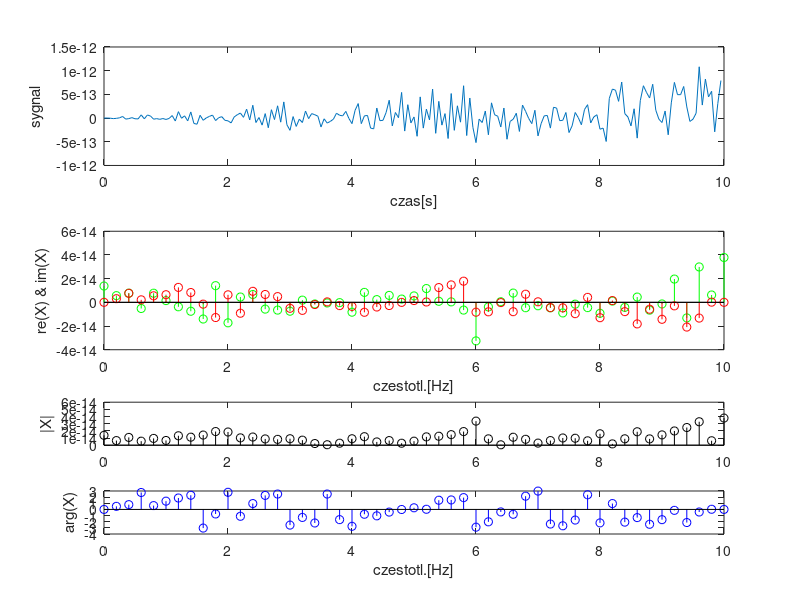

MATLAB code to generate this figure:
% skrypt wyznacza widmo amplitudowe i fazowe
% sygnalu bedacego suma dwoch sinusoid
% clear all; 
close all;
f1=10;	% czestotliwosc pierwszej sinosoidy
A1=10;		% amplituda pierwszej sinusoidy
phi1=0;	% faza pierwszej sinusoidy

f2=20;	% czestotliwosc drugiej sinosoidy
A2=1;		% amplituda drugiej sinusoidy
phi2=0;		% faza drugiej sinusoidy

N=200;		% dlugosc sygnalu
fp=20;		% czestotliwosc probkowania
Nf=100;     % d?ugo?? transformacji Fouriera
% -------------------------------------------------------------------
%       W tych warunkach odleg?o?? pomi?dzy pr??kami widma wynosi 1Hz
% -------------------------------------------------------------------

% generuj os czasu
t=0:1/fp:(N-1)/fp;

% generuj sygnal
x=A1*sin(2*pi*f1*t+phi1)+A2*sin(2*pi*f2*t+phi2);
% x=A1*sin(2*pi*f1*t+phi1);

subplot (311);
plot (t,x);
xlabel ('czas[s]');
ylabel ('sygnal');

% wyznacz widmo
widmo=fft(x, Nf) / Nf;
%widmo=fft(x, Nf);% / Nf;
N21 = Nf/2 + 1; %probka odpowiadajaca czestotliwosc Nyquista
f = linspace (0, fp/2, N21); %rownomierny podzial osi x na wartosci od 0 do 1/2fp (generuje N21 punktow)

% wykres czesci rzeczywistej i urojonej
xr = real (widmo); %czesc rzeczywista
subplot (312); 
hold off;
stem (f, xr(1:N21), 'g'); %rysujemy tylko polowe widma
hold on;
xi = imag (widmo); %czesc urojona
stem (f, xi(1:N21), 'r'); %rysujemy tylko polowe widma 
hold off;
xlabel ('czestotl.[Hz]');
ylabel ('re(X) & im(X)');

% wykres modulu i fazy widma
widmo_amp=abs(widmo); %modul
widmo_faz=angle(widmo); %faza
subplot(615);
stem (f, widmo_amp(1:N21), 'k');
ylabel ('|X|');
subplot(616);
stem (f, widmo_faz(1:N21), 'b');
xlabel ('czestotl.[Hz]');
ylabel ('arg(X)');

set (gcf,'Position',[50 50 800 700]);